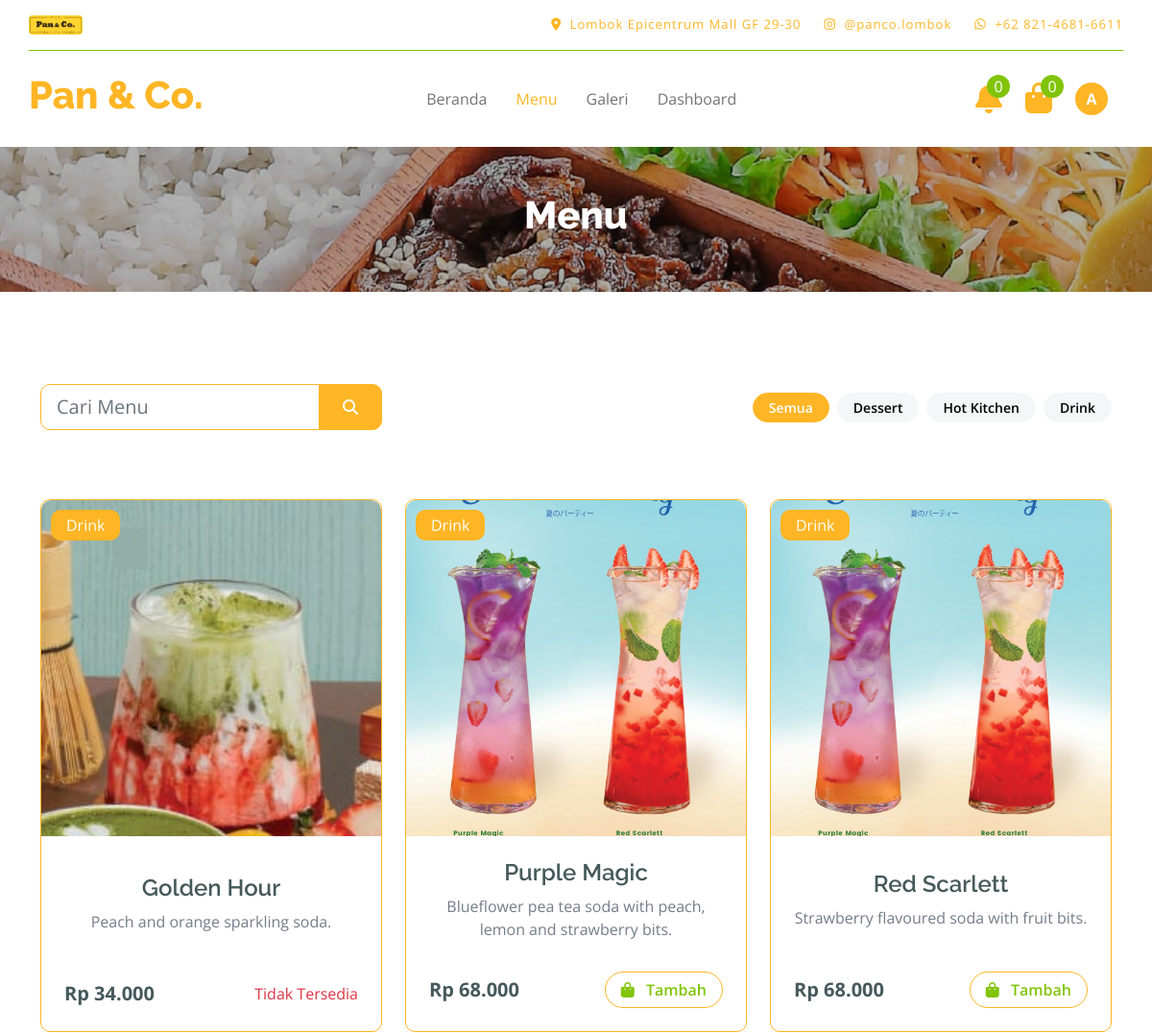
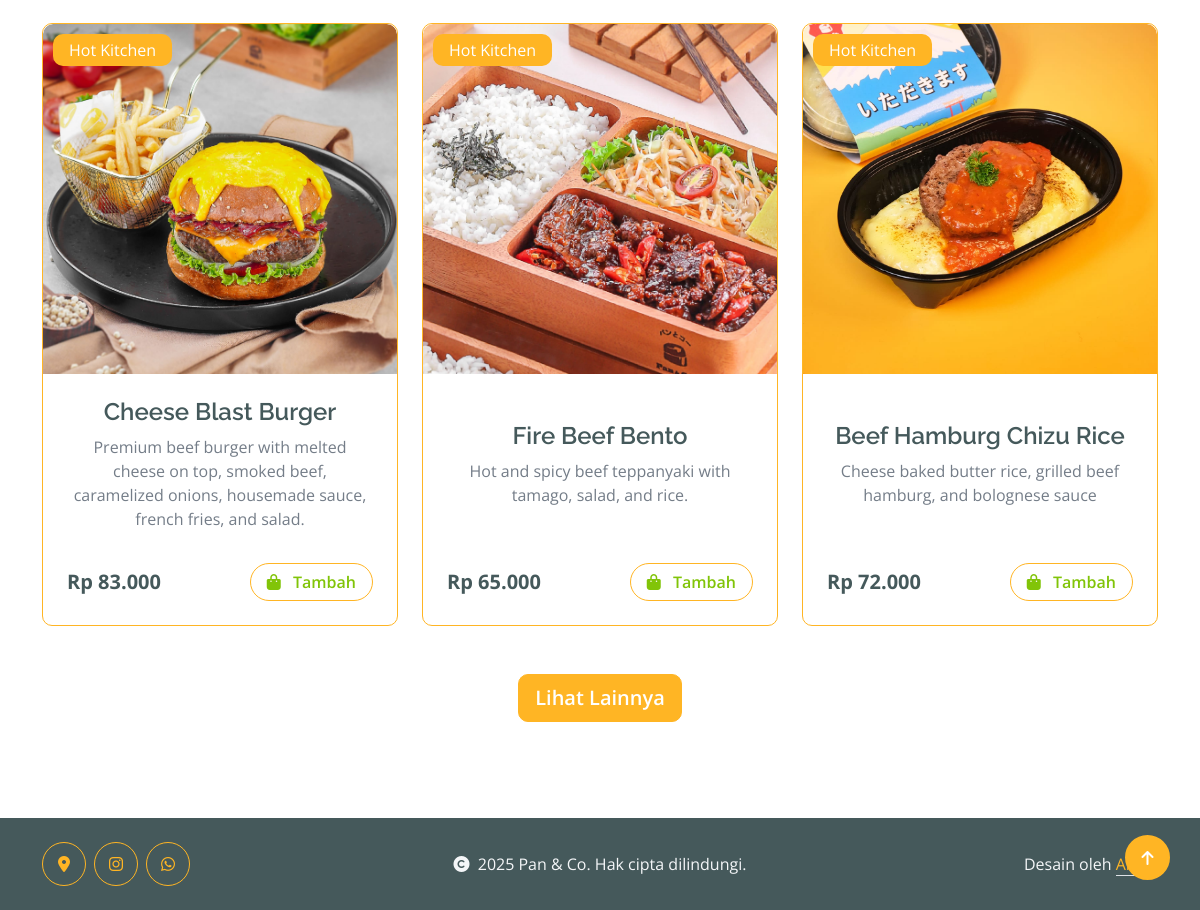
/user/menu.php (signed in), run on the app's committed database (2 pictures, top to bottom).
### tables this page shows
CREATE TABLE `menu` (
  `id_menu` int NOT NULL,
  `tanggal_buat` datetime DEFAULT NULL,
  `nama_menu` varchar(255) DEFAULT NULL,
  `kategori` enum('Dessert','Hot Kitchen','Drink') NOT NULL,
  `harga` bigint DEFAULT NULL,
  `deskripsi` text,
  `status` enum('Tersedia','Tidak Tersedia') NOT NULL,
  `gambar` varchar(255) DEFAULT NULL
);

### config/config.php (called while the page is built, shortened)
<?php
$base_url = 'http://localhost/restaurant-order-system';
function base_url($path = '')
{
    global $base_url;
    return rtrim($base_url, '/') . '/' . ltrim($path, '/');
}
function get_image_url($url_gambar)
{
    $path_gambar = $_SERVER['DOCUMENT_ROOT'] . parse_url($url_gambar, PHP_URL_PATH);
    return $url_gambar;
}

### user/menu.php (the view, shortened to what this page needs)
<?php
include('../config/config.php');
$title = 'Menu';
?>
<div class="container-fluid page-header py-5">
    <h1 class="text-center text-white display-6"><?= $title; ?></h1>
</div>
<div class="container-fluid fruite py-5">
    <div class="container">
        <div class="row g-4 mt-4">
            <div class="col-lg-12">
                <div class="row g-4 align-items-center mb-5">
                    <div class="col-lg-4">
                        <form class="input-group w-100 mx-auto d-flex" method="post" action="">
                            <input type="search" class="form-control form-control-lg border-secondary" placeholder="Cari Menu" name="keyword" aria-describedby="search-icon-1">
                            <button id="search-icon-1" class="input-group-text btn btn-secondary text-white px-4" type="submit" name="search"><i class="fa fa-search"></i></button>
                        </form>
                    </div>
                    <div class="col-lg-8">
                        <div class="d-flex justify-content-center justify-content-lg-end gap-2">
                            <a href="<?= base_url('user/menu.php'); ?>" class="btn btn-sm rounded-pill px-lg-3 <?= ($title === 'Menu') ? 'btn-secondary text-white' : 'btn-light'; ?>">Semua</a>
                            <?php
                            $kategori = $_GET['category'] ?? '';
                            $sql_kategori = "SELECT DISTINCT kategori FROM menu";
                            $query_kategori = mysqli_query($koneksi, $sql_kategori);
                            while ($data_kategori = mysqli_fetch_array($query_kategori)):
                            ?>
                                <a href="<?= base_url('user/category.php?category=' . urlencode($data_kategori['kategori'])); ?>" class="btn btn-sm rounded-pill px-lg-3 <?= ($kategori === $data_kategori['kategori']) ? 'btn-secondary text-white' : 'btn-light'; ?>">
                                    <?= $data_kategori['kategori']; ?>
                                </a>
                            <?php endwhile; ?>
                        </div>
                    </div>
                </div>
            </div>
            <div class="col-lg-12">
                <?php
                $limit = 6;
                $offset = 0;
                $search_query = "";
                $sql_menu = "SELECT * FROM menu $search_query ORDER BY tanggal_buat DESC LIMIT $limit OFFSET $offset";
                $query_menu = mysqli_query($koneksi, $sql_menu);
                if (mysqli_num_rows($query_menu) > 0):
                ?>
                    <div class="row g-4 justify-content-center" id="menu-container">
                        <?php while ($data_menu = mysqli_fetch_array($query_menu)): ?>
                            <div class="col-md-6 col-lg-4">
                                <div class="rounded position-relative fruite-item border border-secondary d-flex flex-column justify-content-between h-100">
                                    <div class="fruite-img">
                                        <img src="<?= get_image_url(base_url('assets/uploads/menu/' . $data_menu['gambar'])); ?>" class="w-100 rounded-top" height="350" style="object-fit: cover;" alt="<?= $data_menu['nama_menu']; ?>">
                                    </div>
                                    <div class="text-white bg-secondary px-3 py-1 rounded position-absolute" style="top: 10px; left: 10px;"><?= $data_menu['kategori']; ?></div>
                                    <div class="px-4 pt-4 pb-2 text-center">
                                        <h4><?= $data_menu['nama_menu']; ?></h4>
                                        <p><?= $data_menu['deskripsi']; ?></p>
                                    </div>
                                    <div class="px-4 pt-2 pb-4 rounded-bottom">
                                        <div class="d-flex justify-content-between align-items-center">
                                            <p class="text-dark fs-5 fw-bold mb-0"><?= 'Rp ' . number_format($data_menu['harga'], 0, ',', '.'); ?></p>
                                            <?php if ($data_menu['status'] === 'Tersedia'): ?>
                                                <?php if (isset($_SESSION['email']) && isset($_SESSION['level'])): ?>
                                                    <?php
                                                    $sql_tambah_keranjang = "SELECT * FROM keranjang
                                                                             WHERE id_user='{$_SESSION['id_user']}'
                                                                             AND id_menu='{$data_menu['id_menu']}'
                                                                             AND status='Belum Dipesan'";
                                                    $query_tambah_keranjang = mysqli_query($koneksi, $sql_tambah_keranjang);
                                                    if (mysqli_num_rows($query_tambah_keranjang) == 0):
                                                    ?>
                                                        <a href="<?= base_url('user/action.php?add-to-cart=' . $data_menu['id_menu']); ?>" class="btn border border-secondary rounded-pill px-3 text-primary">
                                                            <i class="fa fa-shopping-bag me-2 text-primary"></i> Tambah
                                                        </a>
                                                    <?php else: ?>
                                                        <h4 class="text-end text-success mb-0"><i class="fas fa-circle-check"></i></h4>
                                                    <?php endif; ?>
                                                <?php endif ?>
                                            <?php else: ?>
                                                <p class="text-end text-danger mb-0"><?= $data_menu['status']; ?></p>
                                            <?php endif ?>
                                        </div>
                                    </div>
                                </div>
                            </div>
                        <?php endwhile; ?>
                    </div>
                    <div class="row">
                        <div class="col-12">
                            <div class="d-flex justify-content-center align-items-center mt-5">
                                <button id="load-more" class="btn btn-lg btn-secondary text-white">Lihat Lainnya</button>
                            </div>
                        </div>
                    </div>
                <?php
                else:
                    include('components/data-not-found.php');
                endif
                ?>
            </div>
        </div>
    </div>
</div>
<?php
include('layout.php');
?>

### assets/user/css/style.css (style rules this page uses)
.btn { font-weight: 600; transition: .5s; }
.btn.border-secondary { transition: 0.5s; }
.page-header { position: relative; background: linear-gradient(rgba(0, 0, 0, 0.3), rgba(0, 0, 0, 0.3)), url(../img/page-header-img.jpg); background-position: center center; background-repeat: no-repeat; background-size: cover; }
@media (min-width: 992px) { .hero-header, .page-header { margin-top: 152px !important; } }
.fruite .fruite-item { height: 100%; transition: 0.5s; }
.fruite .fruite-item .fruite-img { overflow: hidden; transition: 0.5s; border-radius: 10px 10px 0 0; }
.fruite .fruite-item .fruite-img img { transition: 0.5s; }

### data on the page
menu: gambar (picture), kategori "Drink", nama_menu "Golden Hour", deskripsi "Peach and orange sparkling soda.", harga "34.000", status "Tidak Tersedia"
menu: gambar (picture), kategori "Drink", nama_menu "Purple Magic", deskripsi "Blueflower pea tea soda with peach, lemon and strawberry bits.", harga "68.000"
menu: gambar (picture), kategori "Drink", nama_menu "Red Scarlett", deskripsi "Strawberry flavoured soda with fruit bits.", harga "68.000"
menu: gambar (picture), kategori "Hot Kitchen", nama_menu "Cheese Blast Burger", deskripsi "Premium beef burger with melted cheese on top, smoked beef, caramelized onions, housemade sauce, french fries, and salad.", harga "83.000"
menu: gambar (picture), kategori "Hot Kitchen", nama_menu "Fire Beef Bento", deskripsi "Hot and spicy beef teppanyaki with tamago, salad, and rice.", harga "65.000"
menu: gambar (picture), kategori "Hot Kitchen", nama_menu "Beef Hamburg Chizu Rice", deskripsi "Cheese baked butter rice, grilled beef hamburg, and bolognese sauce", harga "72.000"

### other printed values
$data_item "0"
substr($_SESSION['nama_lengkap'], 0, 1) "A"
$title "Menu"
$data_kategori['kategori'] "Dessert"
$data_kategori['kategori'] "Hot Kitchen"
$data_kategori['kategori'] "Drink"
